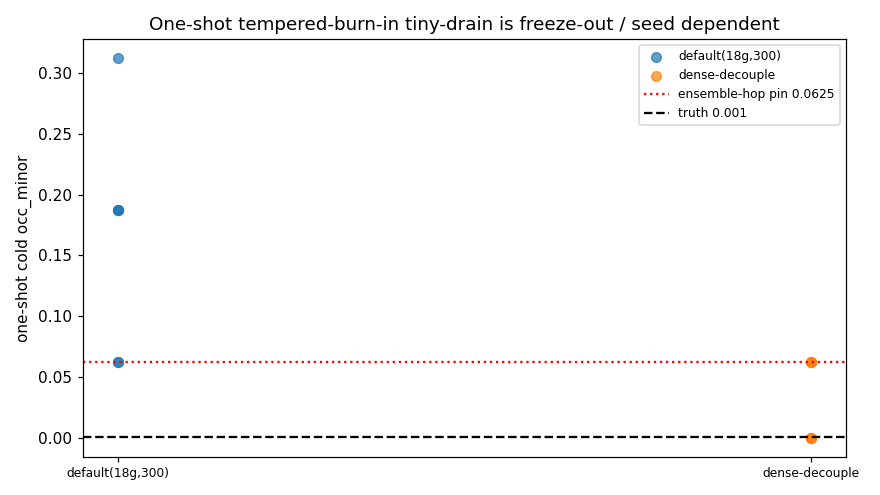

Reproduce this figure in Python.
"""DRILL (protocol rule 1): the one-shot tempered-burn-in tiny-mode DRAIN is
freeze-out-limited (w=1e-3 froze at 0.4375 hot-end occupancy in tiny_drain.py).
Characterize: multi-seed + slower/denser cooling through the decoupling region.
If the drain is seed-dependent / needs heroic schedules, the robust tool is PT.

PREDICTION: one-shot occ_minor for w=1e-3 is high-variance across seeds and only
drains with a slow dense cool through beta in [0.05,0.6]; expected (correct)
occupancy is 16*1e-3=0.016 chains ~ 0. FALSIFIER: occ_minor ~ 0 robustly across
seeds with the default schedule (then no freeze-out drain problem).
"""
import os, sys, time
import numpy as np
import jax, jax.numpy as jnp
jax.config.update("jax_enable_x64", True)
import matplotlib; matplotlib.use("Agg")
import matplotlib.pyplot as plt

HERE = os.path.dirname(os.path.abspath(__file__))
sys.path.insert(0, HERE)
from tempered_mclmc import make_tempered_sampler

D, m = 10, 5.0
N_CHAINS, L, STEP = 16, 2.0, 0.5
WM = 1e-3
SEED = 20260628

def make_logp(w_minor):
    W = np.array([1.0 - w_minor, w_minor]); MU = np.array([+m, -m])
    _logW = jnp.log(jnp.asarray(W)); _MU = jnp.asarray(MU); _c = -0.5*D*jnp.log(2*jnp.pi)
    def logp(z):
        z0 = z[0]; qr = jnp.sum(z[1:]**2)
        c0 = _logW[0]+_c-0.5*((z0-_MU[0])**2+qr); c1 = _logW[1]+_c-0.5*((z0-_MU[1])**2+qr)
        return jax.scipy.special.logsumexp(jnp.stack([c0, c1]))
    return logp

SCHEDULES = {
    "default(18g,300)": (np.geomspace(0.03, 1.0, 18), 300),
    "dense-decouple":   (np.concatenate([np.geomspace(0.03, 0.05, 4),
                                         np.linspace(0.06, 0.6, 30),
                                         np.linspace(0.62, 1.0, 8)]), 600),
}
N_SEEDS = 6

def main():
    t0 = time.time()
    logp = make_logp(WM)
    res = {}
    for sname, (betas, spb) in SCHEDULES.items():
        samp = make_tempered_sampler(logp, D, N_CHAINS, betas, L=L, step_size=STEP)
        occs = []
        for s in range(N_SEEDS):
            z = np.random.default_rng(SEED+s).standard_normal((N_CHAINS, D)); z[:, 0] += -m
            ka, kc = jax.random.split(jax.random.key(SEED+s))
            fp, tr = samp["anneal"](jnp.asarray(z), ka, spb)
            _, cp, _ = samp["sample_cold"](fp, kc, 600)
            cp = np.asarray(cp)
            occs.append(float((cp[:, :, 0] < 0).mean()))
        occs = np.asarray(occs)
        res[sname] = occs
        print(f"{sname:18s} (nbeta={len(betas)},spb={spb}): occ_minor per seed = "
              f"{np.array2string(occs, precision=4)}  mean={occs.mean():.4f}", flush=True)

    pin = 1.0/N_CHAINS
    print(f"\n   truth w_minor={WM} (16*w={16*WM:.3f} chains); pin 1/16={pin:.4f}")
    np.savez(os.path.join(HERE, "drill_tiny.npz"),
             **{f"occ_{k}": res[k] for k in res}, wm=WM, pin=pin)
    fig, ax = plt.subplots(figsize=(8, 4.5))
    for i, k in enumerate(res):
        ax.scatter([i]*N_SEEDS, res[k], s=40, alpha=0.7, label=k)
    ax.axhline(pin, color="r", ls=":", label="ensemble-hop pin 0.0625")
    ax.axhline(WM, color="k", ls="--", label=f"truth {WM}")
    ax.set_xticks(range(len(res))); ax.set_xticklabels(list(res.keys()), fontsize=8)
    ax.set_ylabel("one-shot cold occ_minor"); ax.legend(fontsize=8)
    ax.set_title("One-shot tempered-burn-in tiny-drain is freeze-out / seed dependent")
    fig.tight_layout(); fig.savefig(os.path.join(HERE, "drill_tiny.png"), dpi=110); plt.close(fig)
    print(f"   wall {time.time()-t0:.1f}s")

if __name__ == "__main__":
    main()
